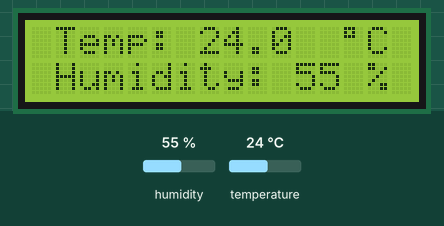
Simulated run of this program. Board: ESP32. Parts: 16×2 character LCD. The inputs (shaded band) are chosen by the test bench; at power-on: humidity 55 %, temperature 24 °C.

Above: at 1.2 s.
1.3 s: humidity set to 22 %
At 3.5 s:
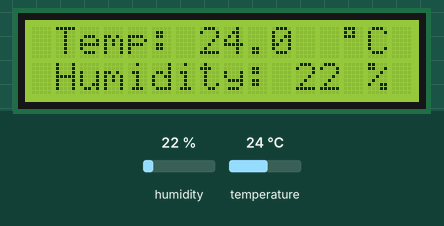
4.0 s: temperature set to 12 °C
At 5.2 s:
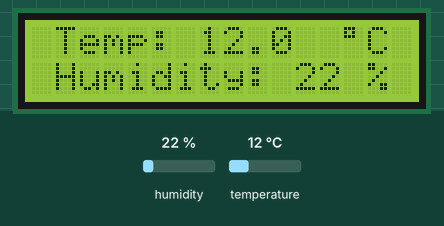
6.7 s: humidity set to 40 %
At 8.7 s:
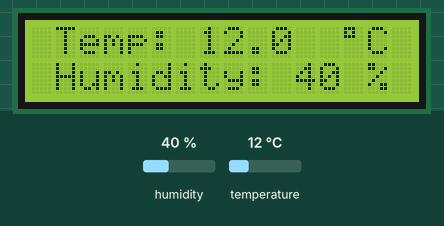
9.7 s: temperature set to 19 °C
At 11.7 s:
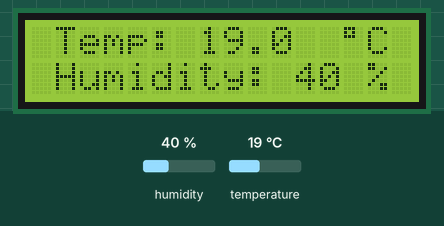
Timing chart, 0 to 13.2 s (numbered marks = the images above; inputs shaded):
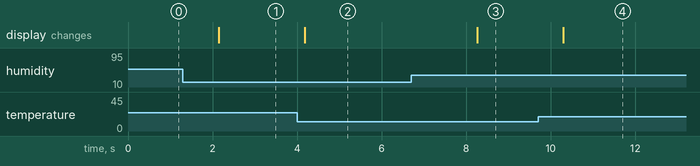

Measured:
- after the input at 1.3 s, the display: changes after 0.84 s (image 1)
- after the input at 4.0 s, the display: changes after 0.18 s (image 2)
- after the input at 6.7 s, the display: changes after 1.6 s (image 3)
- after the input at 9.7 s, the display: changes after 0.60 s (image 4)

The program:

main.cpp
```cpp
// Application

/* Project:
Construct an application using ESP32 micro-controller
to include the sensor reading of temperature OR humidity as input,
and display its value as output on an LCD display.

The application can either be built using simulation software or real circuit.
Simulate all the input values (ignore the decimal values) in a program to read Integers from serial monitor input.
Also, draft a proposal about how the application is designed (such as circuit and schematics)
and can be used in real-life application (for example, smart home technologies, country parks, or any practical examples).
Include the circuit and coding in the demonstration (screen capture / photo taking) to the lecturer.
*/

#include <Arduino.h>
#include <DHTesp.h>
#include <LiquidCrystal_I2C.h>

// init LCD-IC2
#define I2C_ADDR    0x27
#define LCD_COLUMNS 16
#define LCD_LINES   2
LiquidCrystal_I2C lcd(I2C_ADDR, LCD_COLUMNS, LCD_LINES);
const byte degreeSymbol=B11011111; // LCD Degree Symbol

// init DHT22
const int DHT_PIN = 15;
DHTesp dhtSensor;

// init var
int step=0;
char input;
char inputarr[1200] = {'\0'};
int i=0;

void setup() {
  Serial.begin(115200);
  dhtSensor.setup(DHT_PIN, DHTesp::DHT22);
  lcd.init();
  lcd.backlight();
}

void loop() {
  // Clear previous display
  lcd.clear();

  TempAndHumidity data = dhtSensor.getTempAndHumidity();
  // Show Temp
  lcd.setCursor(1, 0);
  lcd.print("Temp: " + String(data.temperature, 1));
  // ---
  lcd.setCursor(13, 0);
  lcd.write(degreeSymbol);
  lcd.print("C");

  // Show Humidity
  lcd.setCursor(1, 1);
  lcd.print("Humidity: " + String(data.humidity, 0));
  // ---
  lcd.setCursor(14, 1);
  lcd.print("%");

  delay(2000);
}
```
